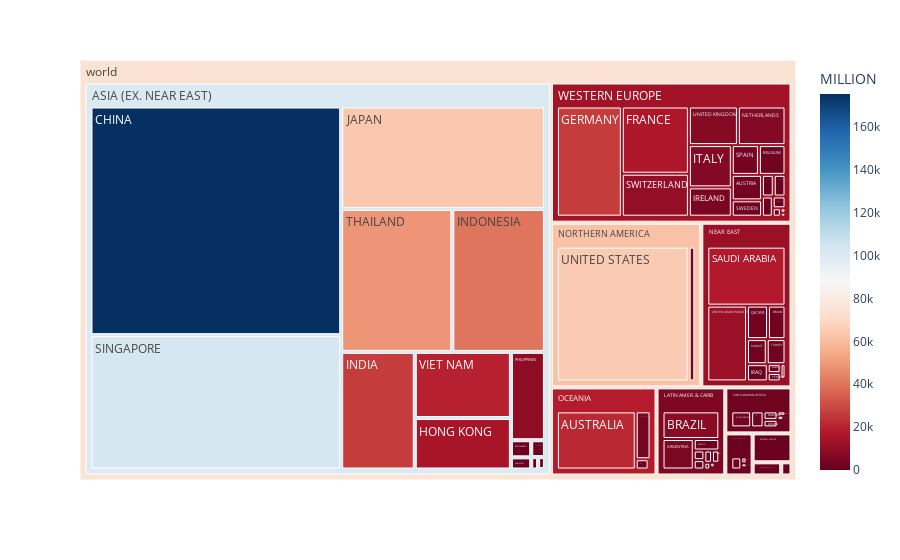

The notebook cell this image was saved under:
### Code cell
import plotly.express as px
import numpy as np
import pandas as pd

'''Variable year, import_export'''
year = 2018
# 'IMPORT (RM)' or 'EXPORT (RM)'
import_export = 'IMPORT (MILLION RM)'

'''Read Data'''
# Read Data
df = pd.read_csv("trade_new.csv")
df_country = pd.read_csv("country_data.csv")

'''Data Preprocessing'''
# Filter year
df = df[df['YEAR'] == year]
# GroupBy
df_group = df.groupby('COUNTRY')[import_export].agg(MILLION = 'sum').reset_index()
# Merge
df_merge = df_group.merge(df_country, on='COUNTRY', how='inner')
# Clean 0 trade
df_merge = df_merge[df_merge['MILLION']>0]
df_merge["world"] = "world" # in order to have a single root node

'''Plot'''
fig = px.treemap(df_merge, path=['world', 'Region','COUNTRY'], values='MILLION',
                  color='MILLION', hover_data=['MILLION'],
                  color_continuous_scale='RdBu')
#                   color_continuous_midpoint=np.average(df4['sum_import'], weights=df4['sum_import']))
fig.show()

### Figure 1 — Plotly figure (JSON) as saved in the notebook; plotly's stock layout.template omitted (floating-point values rounded to 4 significant figures; data arrays with more than 128 entries replaced by an {"elided": "..."} marker saying what was removed)
{"data": [{"branchvalues": "total", "customdata": {"elided": "184x2 float values"}, "domain": {"x": [0, 1], "y": [0, 1]}, "hovertemplate": "labels=%{label}<br>MILLION_sum=%{value}<br>parent=%{parent}<br>id=%{id}<br>MILLION=%{color}<extra></extra>", "ids": {"elided": "184 str values"}, "labels": {"elided": "184 str values"}, "marker": {"coloraxis": "coloraxis", "colors": {"elided": "184 float values"}}, "name": "", "parents": {"elided": "184 str values"}, "type": "treemap", "values": {"elided": "184 float values"}}], "layout": {"coloraxis": {"colorbar": {"title": {"text": "MILLION"}}, "colorscale": [[0, "rgb(103,0,31)"], [0.1, "rgb(178,24,43)"], [0.2, "rgb(214,96,77)"], [0.3, "rgb(244,165,130)"], [0.4, "rgb(253,219,199)"], [0.5, "rgb(247,247,247)"], [0.6, "rgb(209,229,240)"], [0.7, "rgb(146,197,222)"], [0.8, "rgb(67,147,195)"], [0.9, "rgb(33,102,172)"], [1, "rgb(5,48,97)"]]}, "legend": {"tracegroupgap": 0}, "margin": {"t": 60}}}
